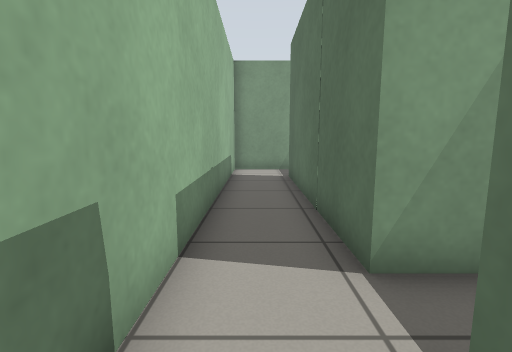
view 1 (above)

18 first-person views from a walk through a robot-simulator world made for Gazebo. The camera is 0.78 m above the floor, tilts 8° down and sees 85° across. The floor is counted in squares, 0.5 m on a side. Each view is taken from the middle of a square. On the plan, view 1 faces up. The plan holds only what a view shows up to about 14 squares ahead; the rest is blank.

view 2
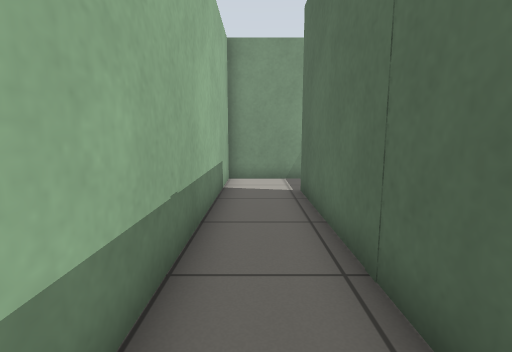

view 3
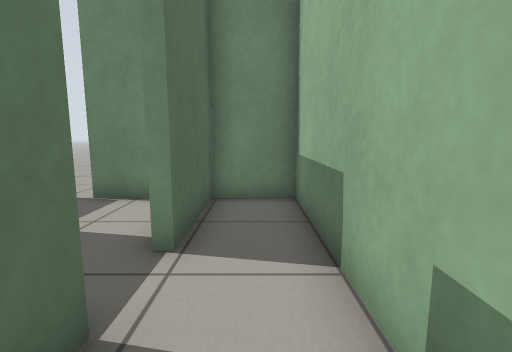

view 4
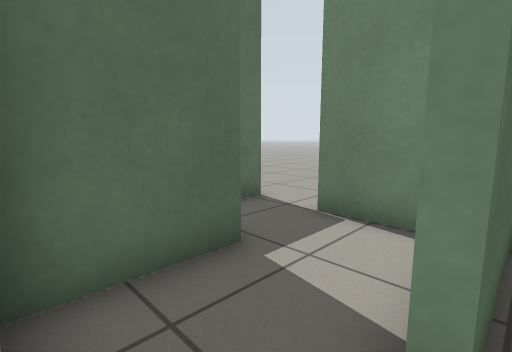

view 5
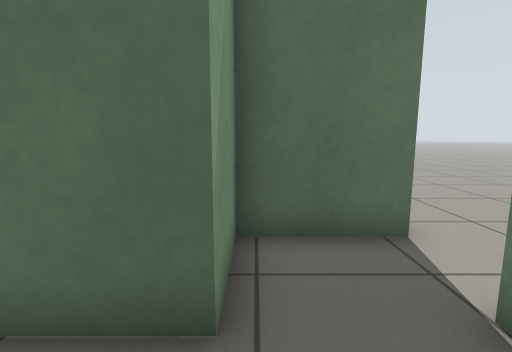

view 6
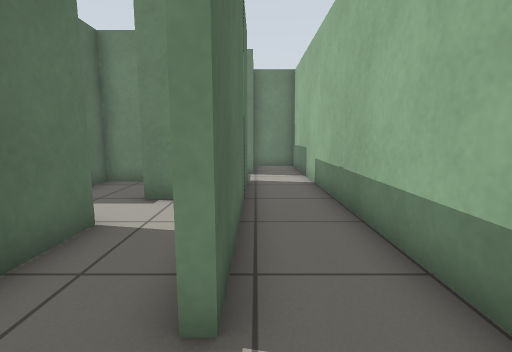

view 7
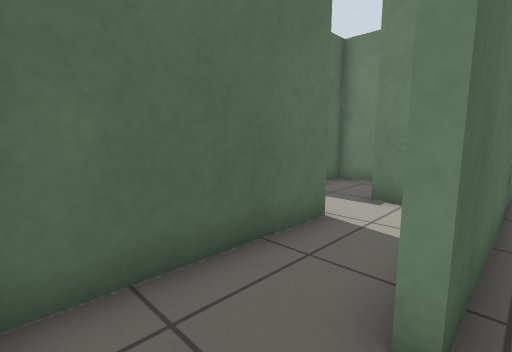

view 8
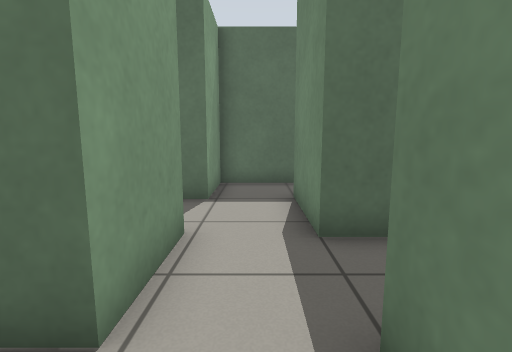

view 9
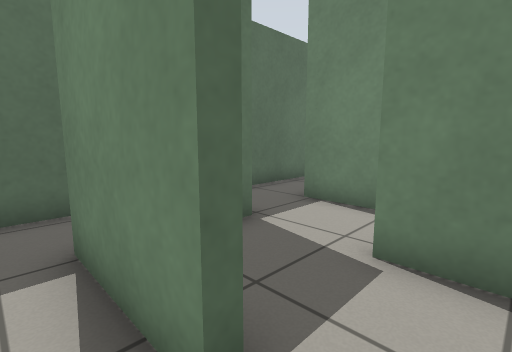

view 10
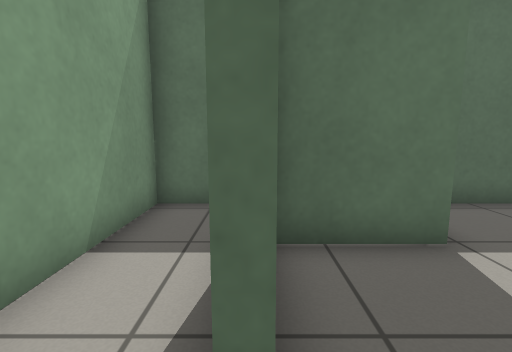

view 11
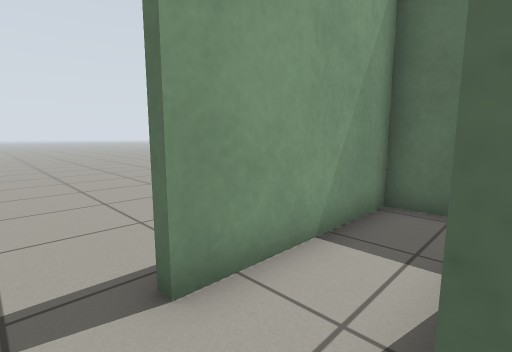

view 12
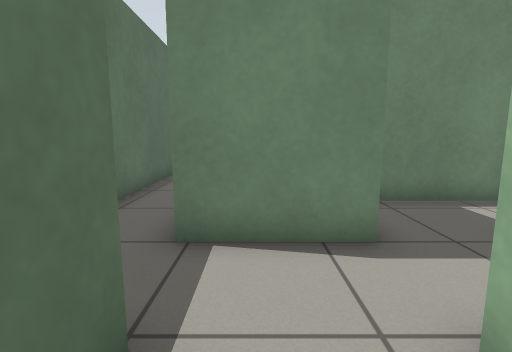

view 13
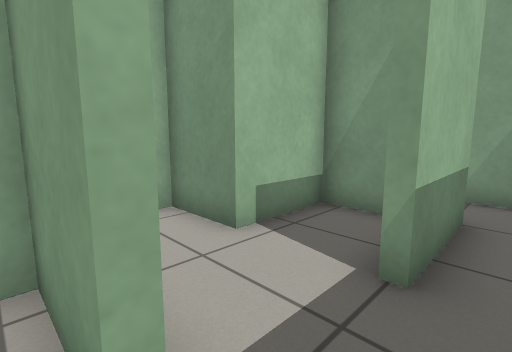

view 14
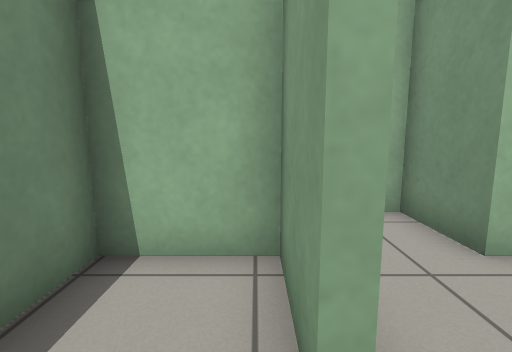

view 15
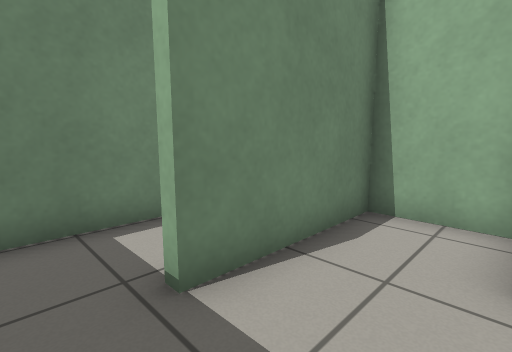

view 16
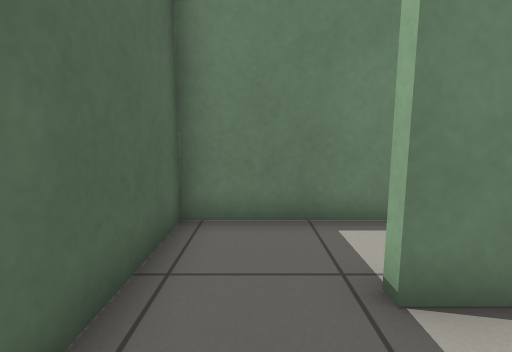

view 17
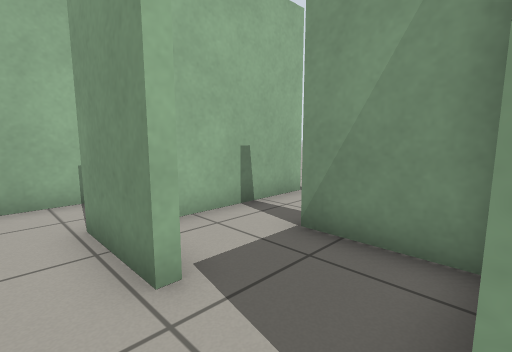

view 18
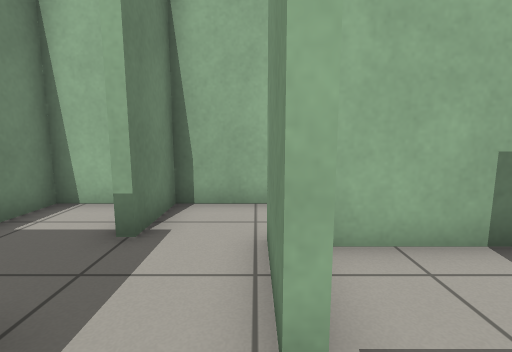

### Floor plan
Points are (right, up) in squares from view 1. A wall is a line through its corners. A room is listed if a view was taken in it or the views show most of it. See-through windows are left out.
Room 1 (views 1, 2, 3, 4)
walls: (1.3, 3) (1.3, 11.1); (0.4, 13.3) (-1, 13.3) (-1, -2.1) (1.1, -2.1) (1.1, 1.3) (1.5, 1.3)
ways out: opening at (1, 12.5) to room 3; opening at (1, 2) to room 11
Room 2 (view 5)
walls: (2.2, -2.1) (4.2, -2.1)
ways out: opening at (4, -0.5) to room 10; opening at (2.5, 1) to room 11
Room 3 (views 6, 7, 8)
walls: (1.6, 8.8) (1.6, 6.1) (3.9, 6.1); (6.5, 8.2) (4, 8.2) (4, 13); (1.8, 13.3) (0.4, 13.3)
ways out: opening at (1, 12.5) to room 1; opening at (6, 7) to room 8; opening at (4.5, 6) to room 9
Room 4 (views 9, 10, 11)
walls: (6.1, 11.2) (9.2, 11.2); (4.2, 13.7) (4.2, 10.5); (11.4, 10.7) (11.4, 13.3) (6.1, 13.3)
ways out: opening at (5.5, 11) to room 5; opening at (5.5, 14)
Room 5 (views 12, 18)
walls: (5, 8.5) (6.5, 8.5); (8.9, 8.2) (8.9, 10.9) (6.1, 10.9); (4.2, 10.5) (4.2, 9)
ways out: opening at (5.5, 11) to room 4; opening at (7.5, 8) to room 8
Room 6 (views 13, 14)
walls: (8.7, 0.3) (6.5, 0.3) (6.5, -2.1) (11.4, -2.1) (11.4, 0.6)
ways out: opening at (9.5, 1) to room 7
Room 7 (views 15, 16)
walls: (8, 5.7) (6.5, 5.7) (6.5, 3) (4.2, 3) (4.2, 0.6) (8.7, 0.6); (9.2, 6.1) (9.2, 3); (11.4, 0.6) (11.4, 8.2) (8.9, 8.2)
ways out: opening at (9.5, 1) to room 6; opening at (9, 7) to room 8
Room 8 (view 17)
walls: (6.2, 6.1) (9.2, 6.1)
ways out: opening at (6, 7) to room 3; opening at (7.5, 8) to room 5; opening at (9, 7) to room 7
Room 9 (no view inside)
walls: (1.6, 4.8) (1.6, 3.3) (6.2, 3.3) (6.2, 6.1)
ways out: opening at (4.5, 6) to room 3
Room 10 (no view inside)
walls: (6.2, -2.5) (6.2, 0.3) (4, 0.3)
ways out: opening at (4, -0.5) to room 2; opening at (5, -2)
Room 11 (no view inside)
walls: (2.6, 3) (1.3, 3); (4, 0.3) (4, 3)
ways out: opening at (1, 2) to room 1; opening at (2.5, 1) to room 2

Where each view was taken, in squares from view 1:
view 1: 0 up, 0 right, facing up
view 2: 3 up, 0 right, facing up
view 3: 5 up, 0 right, facing down
view 4: 3 up, 1 right, facing down-right
view 5: 0 up, 2 right, facing right
view 6: 13 up, 1 right, facing down
view 7: 13 up, 1 right, facing down-right
view 8: 7 up, 2 right, facing right
view 9: 12 up, 5 right, facing down-right
view 10: 11 up, 5 right, facing right
view 11: 11 up, 5 right, facing up-right
view 12: 10 up, 8 right, facing down
view 13: 0 up, 10 right, facing up-left
view 14: 0 up, 10 right, facing left
view 15: 3 up, 10 right, facing down-left
view 16: 3 up, 10 right, facing down
view 17: 7 up, 9 right, facing up-left
view 18: 8 up, 8 right, facing left
